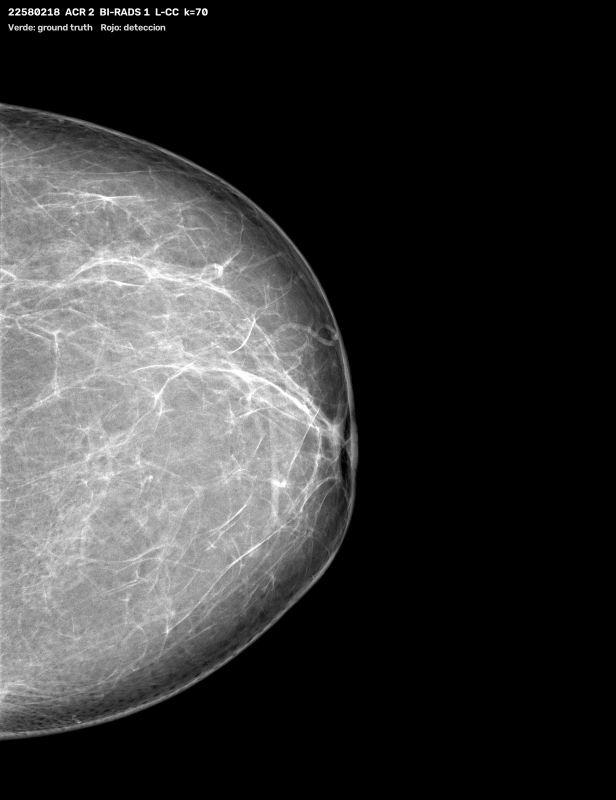
#> input picture examples/ejemplo_1_22580218.png, 1231 x 1600 px (shown at 1/2 size)
$ python -i verificar_microcalcificaciones.py   (imports and definitions only)
#> lines starting #> are read from the running program, lines starting #| are printed output that depends on the picture; after the words box and inside, x2 and y2 are one past the last pixel; in counts of white or black regions, pixels touching at a corner belong together
#> further down, picture is the input picture: shape (1600, 1231); min 0, max 255, mean 53.8
import argparse
import csv
import ctypes
import json
import os
import pathlib
import plistlib
import re
import time

import cv2
import numpy as np
import pydicom


POINT_RE = re.compile(r"\(\s*([-\d.]+)\s*,\s*([-\d.]+)\s*\)")


# [68 lines left out: functions load_metadata, parse_xml, load_dicom, not called in this run]


def breast_mask(image):
    image_u8 = (image * 255).astype(np.uint8)
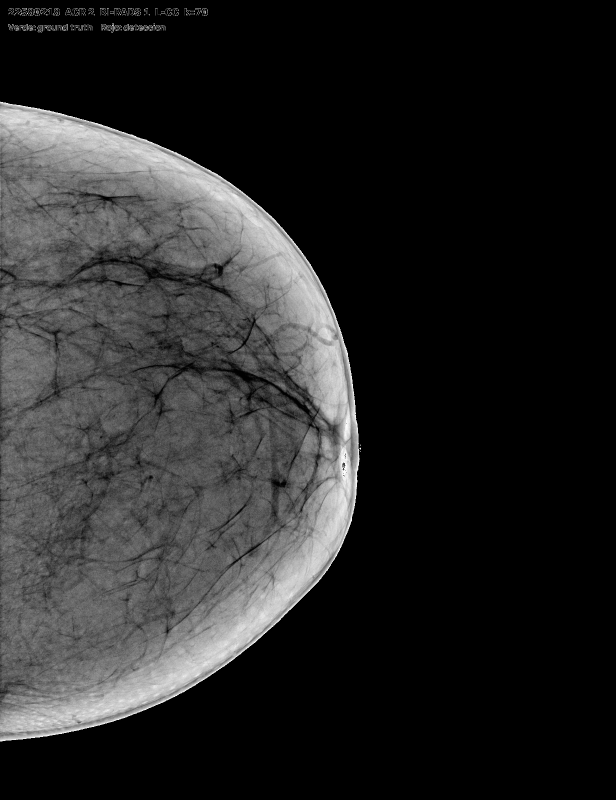
#> image_u8: shape (1600, 1231) (shown at 1/2 size); min 0, max 255, mean 39.3
    _, threshold = cv2.threshold(image_u8, 0, 255, cv2.THRESH_BINARY + cv2.THRESH_OTSU)
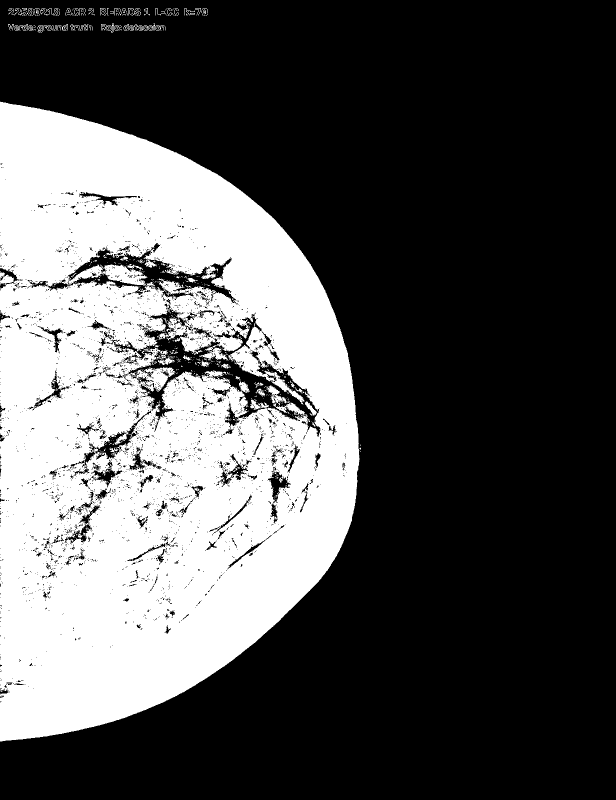
#> threshold: shape (1600, 1231) (shown at 1/2 size); 33% white; 682 white regions (616 under 20 px), largest, box (x1, y1, x2, y2) and area: (0, 203, 719, 1483) 643386, (533, 771, 573, 811) 570, (313, 700, 349, 730) 380
    n_labels, labels, stats, _ = cv2.connectedComponentsWithStats(threshold, connectivity=8)
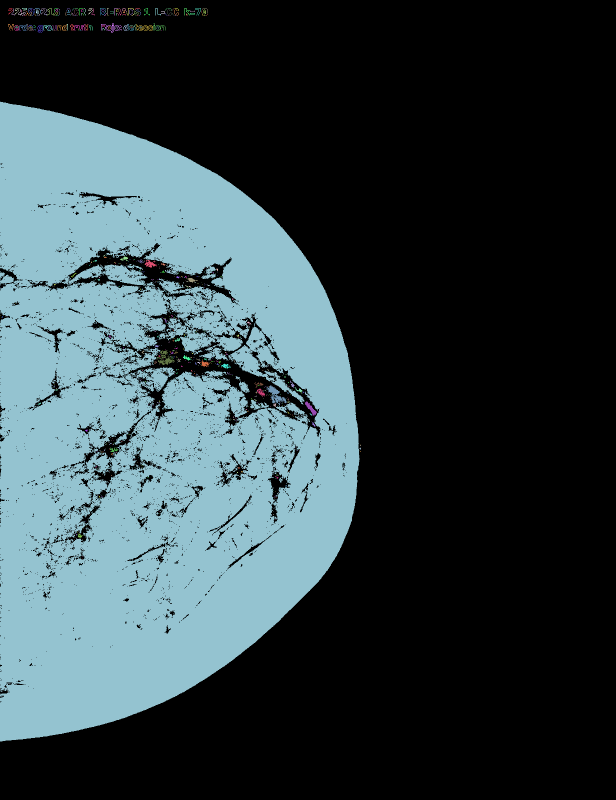
#> labels: shape (1600, 1231) int32 (shown at 1/2 size); 683 distinct labels, from 0 to 682; one colour per label, 0 black
#> n_labels = 683; stats = 683 rows, first 6: [0, 0, 1231, 1600, 1319820], [17, 16, 8, 13, 30], [23, 17, 6, 14, 19], [30, 16, 8, 13, 30], [36, 17, 15, 14, 40], [44, 16, 10, 4, 20]
    if n_labels <= 1:
        return np.ones_like(image_u8, dtype=np.uint8)
    largest = 1 + int(np.argmax(stats[1:, cv2.CC_STAT_AREA]))
#> largest = 146
    result = (labels == largest).astype(np.uint8) * 255
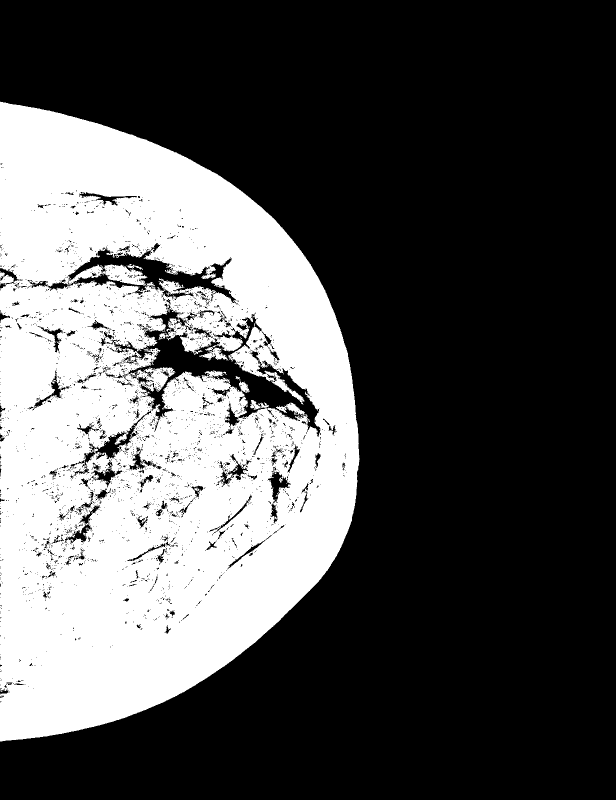
#> result: shape (1600, 1231) (shown at 1/2 size); 32.7% white; 1 white region, box (x1, y1, x2, y2) and area: (0, 203, 719, 1483) 643386
    result = cv2.morphologyEx(result, cv2.MORPH_CLOSE, np.ones((25, 25), np.uint8))
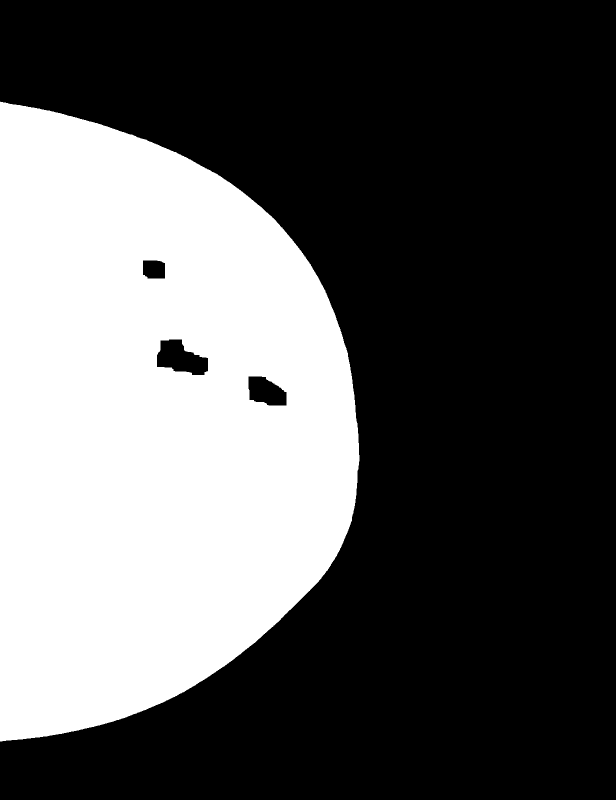
#> result: shape (1600, 1231) (shown at 1/2 size); 35.6% white; 1 white region, box (x1, y1, x2, y2) and area: (0, 203, 719, 1483) 701283
    return np.ascontiguousarray(result)


# [148 lines left out: functions load_cpp, call_cpp, main, not called in this run]


# [2 lines not run here, left out]

>>> import cv2
>>> picture = cv2.imread('../examples/ejemplo_1_22580218.png', cv2.IMREAD_GRAYSCALE)
>>> result = breast_mask(picture)

$ run again, on examples/ejemplo_3_22670809.png
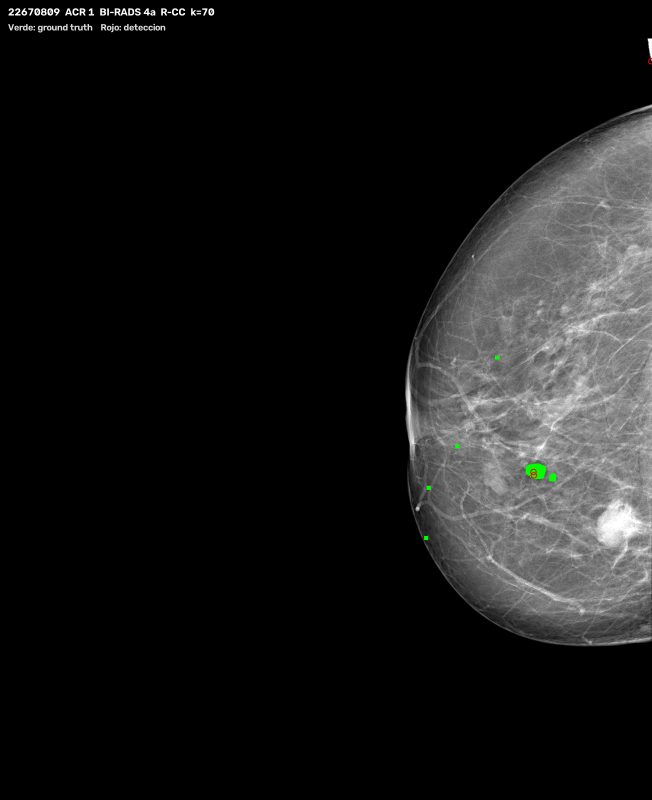
#> input picture examples/ejemplo_3_22670809.png, 1304 x 1600 px (shown at 1/2 size)
#> threshold: shape (1600, 1304); 19.9% white; 255 white regions (216 under 20 px), largest, box (x1, y1, x2, y2) and area: (809, 208, 1304, 1294) 411703, (1293, 77, 1304, 129) 160, (202, 47, 243, 65) 151
#> in breast_mask, `n_labels, labels, stats, _ = cv2.connectedComponentsWithStats(threshol..`:
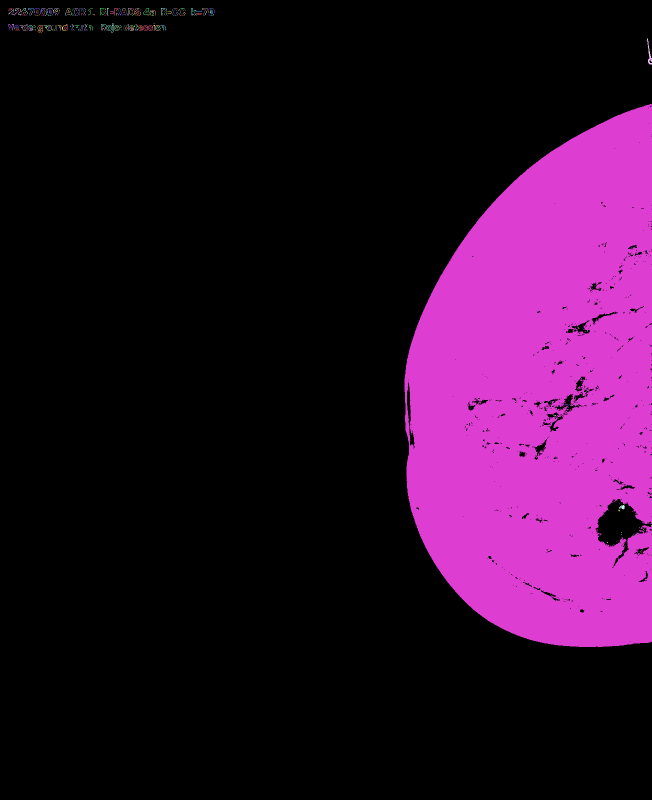
#> labels: shape (1600, 1304) int32 (shown at 1/2 size); 256 distinct labels, from 0 to 255; one colour per label, 0 black
#> n_labels = 256; stats = 256 rows, first 6: [0, 0, 1304, 1600, 1671842], [17, 16, 8, 6, 14], [23, 17, 6, 14, 19], [30, 16, 8, 6, 14], [36, 17, 6, 14, 19], [43, 16, 12, 12, 25]
#> largest = 210
#> in breast_mask, `result = cv2.morphologyEx(result, cv2.MORPH_CLOSE, np.ones((25, 25), n..`:
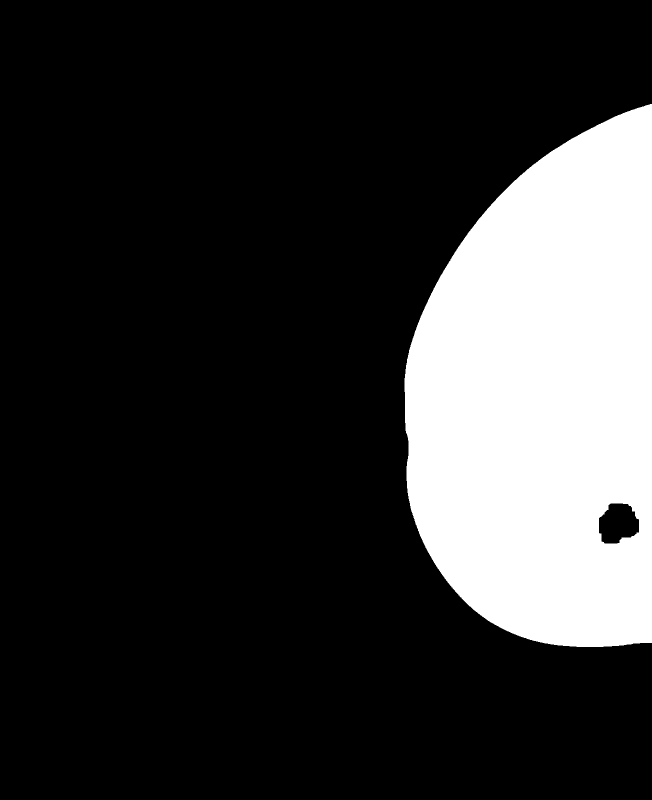
#> result: shape (1600, 1304) (shown at 1/2 size); 20.1% white; 1 white region, box (x1, y1, x2, y2) and area: (809, 208, 1304, 1294) 420025

$ run again, on examples/ejemplo_5_20587054.png
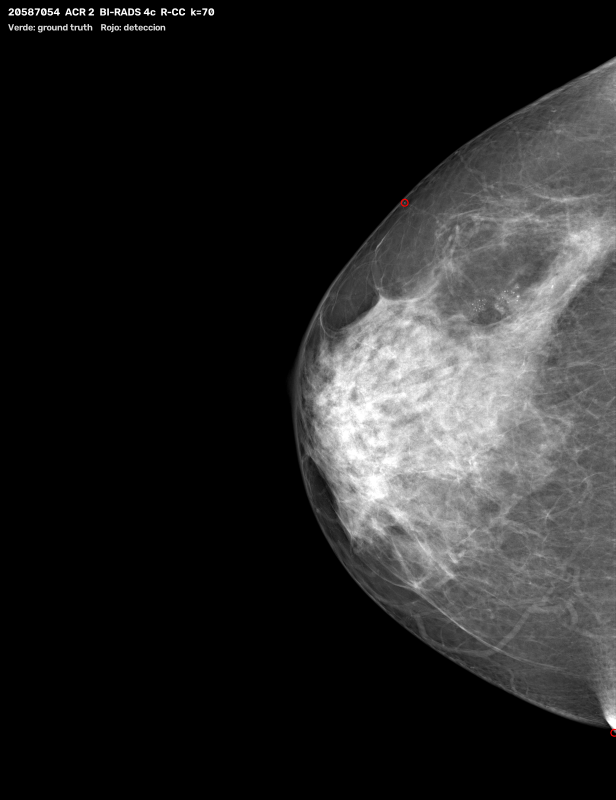
#> input picture examples/ejemplo_5_20587054.png, 1231 x 1600 px (shown at 1/2 size)
#> threshold: shape (1600, 1231); 26% white; 845 white regions (763 under 20 px), largest, box (x1, y1, x2, y2) and area: (570, 112, 1231, 1474) 503759, (783, 826, 843, 858) 717, (891, 711, 920, 751) 538
#> in breast_mask, `n_labels, labels, stats, _ = cv2.connectedComponentsWithStats(threshol..`:
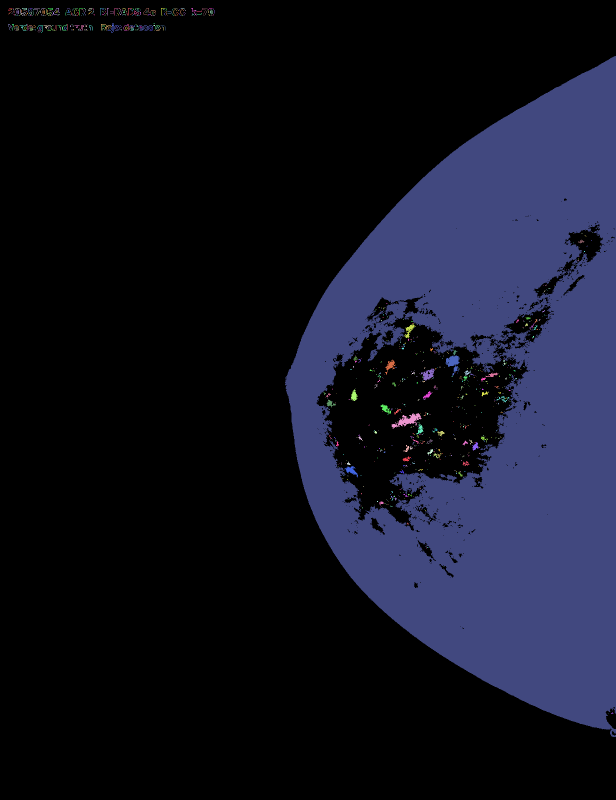
#> labels: shape (1600, 1231) int32 (shown at 1/2 size); 846 distinct labels, from 0 to 845; one colour per label, 0 black
#> n_labels = 846; stats = 846 rows, first 6: [0, 0, 1231, 1600, 1457125], [17, 16, 8, 6, 14], [26, 17, 2, 3, 3], [30, 16, 8, 4, 9], [39, 17, 12, 14, 30], [44, 16, 10, 4, 20]
#> largest = 246
#> in breast_mask, `result = cv2.morphologyEx(result, cv2.MORPH_CLOSE, np.ones((25, 25), n..`:
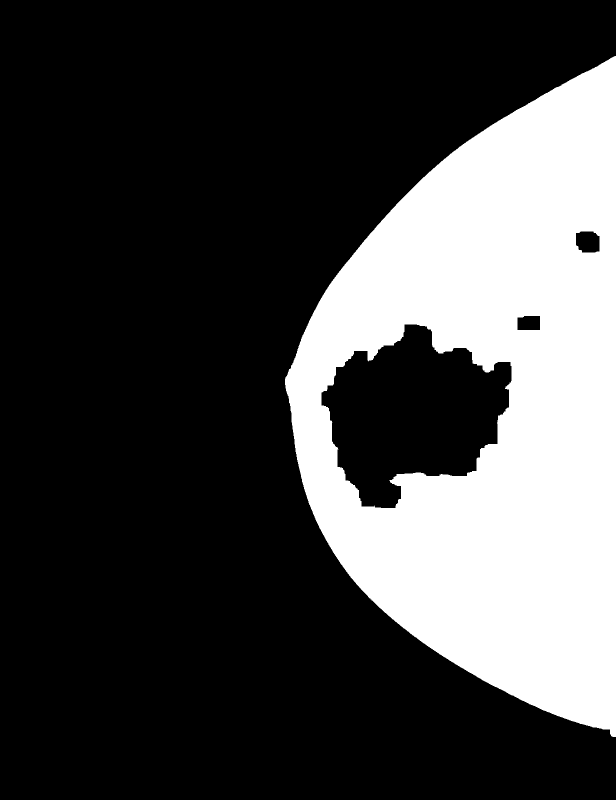
#> result: shape (1600, 1231) (shown at 1/2 size); 26.7% white; 1 white region, box (x1, y1, x2, y2) and area: (570, 112, 1231, 1474) 526639
